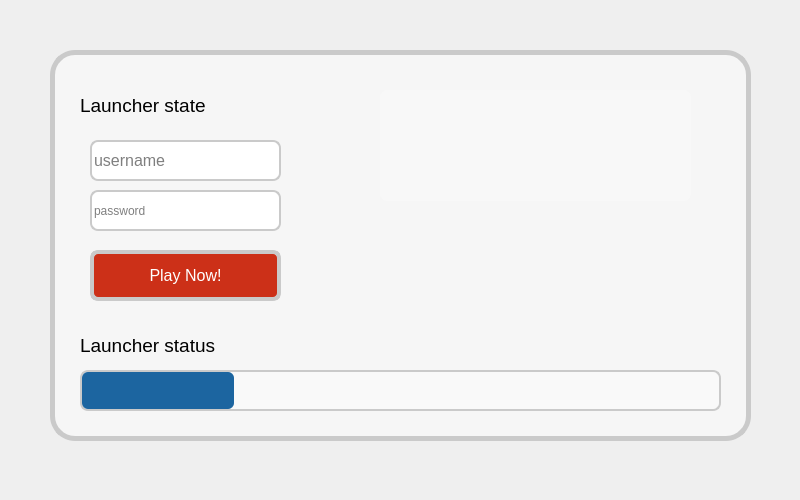
<?xml version="1.0" encoding="UTF-8"?>
<ui version="4.0">
 <class>LauncherWindow</class>
 <widget class="QMainWindow" name="LauncherWindow">
  <property name="enabled">
   <bool>true</bool>
  </property>
  <property name="geometry">
   <rect>
    <x>0</x>
    <y>0</y>
    <width>800</width>
    <height>500</height>
   </rect>
  </property>
  <property name="sizePolicy">
   <sizepolicy hsizetype="Fixed" vsizetype="Fixed">
    <horstretch>0</horstretch>
    <verstretch>0</verstretch>
   </sizepolicy>
  </property>
  <property name="minimumSize">
   <size>
    <width>800</width>
    <height>500</height>
   </size>
  </property>
  <property name="maximumSize">
   <size>
    <width>800</width>
    <height>500</height>
   </size>
  </property>
  <property name="font">
   <font>
    <stylestrategy>PreferDefault</stylestrategy>
   </font>
  </property>
  <property name="windowTitle">
   <string>Launcher</string>
  </property>
  <property name="styleSheet">
   <string notr="true">background-image: url(:/images/images/pattern_bg.png)</string>
  </property>
  <widget class="QWidget" name="centralwidget">
   <widget class="QFrame" name="login">
    <property name="geometry">
     <rect>
      <x>50</x>
      <y>50</y>
      <width>701</width>
      <height>391</height>
     </rect>
    </property>
    <property name="styleSheet">
     <string notr="true">background: #f9f9f9;
background-color: rgba(249,249,249, 0.7);
border-radius: 25;
border: 5px solid #cacaca;
padding: 5px;</string>
    </property>
    <property name="frameShape">
     <enum>QFrame::NoFrame</enum>
    </property>
    <property name="frameShadow">
     <enum>QFrame::Sunken</enum>
    </property>
    <property name="lineWidth">
     <number>0</number>
    </property>
    <widget class="QLineEdit" name="pass_input">
     <property name="geometry">
      <rect>
       <x>40</x>
       <y>140</y>
       <width>191</width>
       <height>41</height>
      </rect>
     </property>
     <property name="focusPolicy">
      <enum>Qt::ClickFocus</enum>
     </property>
     <property name="styleSheet">
      <string notr="true">background: white;
border-radius: 8;
border: 2px solid #cacaca;
padding: 0px;
font: 12pt &quot;Arial&quot;;</string>
     </property>
     <property name="text">
      <string/>
     </property>
     <property name="frame">
      <bool>false</bool>
     </property>
     <property name="echoMode">
      <enum>QLineEdit::Password</enum>
     </property>
     <property name="placeholderText">
      <string>password</string>
     </property>
    </widget>
    <widget class="QLineEdit" name="user_input">
     <property name="geometry">
      <rect>
       <x>40</x>
       <y>90</y>
       <width>191</width>
       <height>41</height>
      </rect>
     </property>
     <property name="font">
      <font>
       <family>Arial</family>
       <pointsize>12</pointsize>
       <weight>50</weight>
       <italic>false</italic>
       <bold>false</bold>
       <stylestrategy>PreferDefault</stylestrategy>
      </font>
     </property>
     <property name="focusPolicy">
      <enum>Qt::StrongFocus</enum>
     </property>
     <property name="styleSheet">
      <string notr="true">background: white;
border-radius: 8;
border: 2px solid #cacaca;
padding: 0px;
font: 12pt &quot;Arial&quot;;</string>
     </property>
     <property name="text">
      <string/>
     </property>
     <property name="frame">
      <bool>false</bool>
     </property>
     <property name="placeholderText">
      <string>username</string>
     </property>
    </widget>
    <widget class="QLabel" name="launcher_state">
     <property name="geometry">
      <rect>
       <x>30</x>
       <y>40</y>
       <width>241</width>
       <height>31</height>
      </rect>
     </property>
     <property name="styleSheet">
      <string notr="true">background-color: rgba(249,249,249, 0);
border-radius: 5;
border: 0px solid #ffffff;
padding: 0px;
font: 14pt;</string>
     </property>
     <property name="text">
      <string>Launcher state</string>
     </property>
    </widget>
    <widget class="QLabel" name="launcher_status">
     <property name="geometry">
      <rect>
       <x>30</x>
       <y>280</y>
       <width>641</width>
       <height>31</height>
      </rect>
     </property>
     <property name="font">
      <font>
       <pointsize>14</pointsize>
      </font>
     </property>
     <property name="styleSheet">
      <string notr="true">QLabel {
background-color: rgba(249,249,249, 0);
border-radius: 0;
border: 0px solid #ffffff;
padding: 0px;
}</string>
     </property>
     <property name="text">
      <string>Launcher status</string>
     </property>
    </widget>
    <widget class="QProgressBar" name="progress_bar">
     <property name="enabled">
      <bool>true</bool>
     </property>
     <property name="geometry">
      <rect>
       <x>30</x>
       <y>320</y>
       <width>641</width>
       <height>41</height>
      </rect>
     </property>
     <property name="autoFillBackground">
      <bool>false</bool>
     </property>
     <property name="styleSheet">
      <string notr="true">QProgressBar:horizontal {
background-color: rgba(249,249,249, 1);
border-radius: 8;
border: 2px solid #cacaca;
padding: 0px;
}


QProgressBar::chunk:horizontal {
background-color: #1c65a0;
border-radius: 6;
}</string>
     </property>
     <property name="value">
      <number>24</number>
     </property>
     <property name="textVisible">
      <bool>false</bool>
     </property>
     <property name="invertedAppearance">
      <bool>false</bool>
     </property>
     <property name="textDirection">
      <enum>QProgressBar::TopToBottom</enum>
     </property>
     <property name="format">
      <string>%p%</string>
     </property>
    </widget>
    <widget class="QPushButton" name="pushButton">
     <property name="enabled">
      <bool>true</bool>
     </property>
     <property name="geometry">
      <rect>
       <x>40</x>
       <y>200</y>
       <width>191</width>
       <height>51</height>
      </rect>
     </property>
     <property name="cursor">
      <cursorShape>PointingHandCursor</cursorShape>
     </property>
     <property name="focusPolicy">
      <enum>Qt::ClickFocus</enum>
     </property>
     <property name="styleSheet">
      <string notr="true">QPushButton { 
    color: white;
    background: #cc3018;
    border-radius: 8;
    border: 4px solid #cacaca;
    padding: 0px;
    font: 12pt;}



QPushButton:hover { 
    background: #dd3d23;
}</string>
     </property>
     <property name="text">
      <string>Play Now!</string>
     </property>
     <property name="default">
      <bool>false</bool>
     </property>
     <property name="flat">
      <bool>false</bool>
     </property>
    </widget>
    <widget class="QLabel" name="label">
     <property name="geometry">
      <rect>
       <x>330</x>
       <y>40</y>
       <width>311</width>
       <height>111</height>
      </rect>
     </property>
     <property name="styleSheet">
      <string notr="true">background: url(:/images/images/logo_plain_sampled.png);
background-repeat: no-repeat;
border-radius: 8;
border: 0px solid #cacaca;
padding: 0px;</string>
     </property>
     <property name="text">
      <string/>
     </property>
    </widget>
   </widget>
  </widget>
 </widget>
 <resources>
  <include location="resources.qrc"/>
 </resources>
 <connections/>
</ui>
